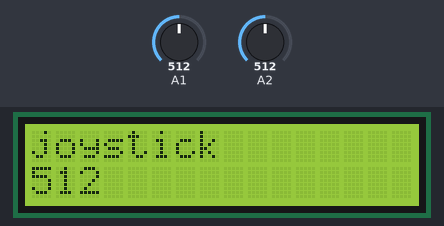
The sketch below on a simulated Arduino Uno, built with avr-gcc and run on an emulated ATmega328P. Parts: 16×2 character LCD. The test bench sets the inputs (shaded band); at power-on: A2 = 512, A1 = 512.

Above: at 1.2 s.
1.3 s: A2 set to 716
At 1.74 s:
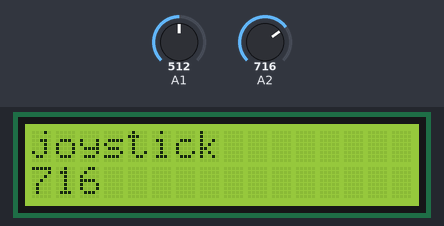
4.0 s: A1 set to 1023
At 4.18 s:
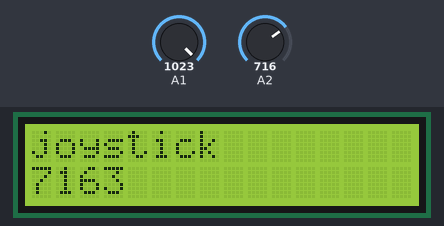
5.5 s: A2 set to 900
At 5.7 s:
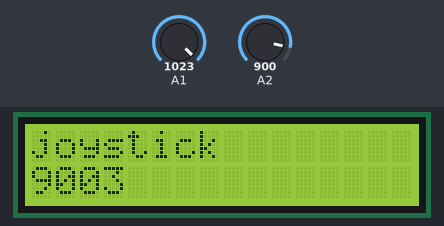
7.0 s: A1 set to 900
At 7.23 s:
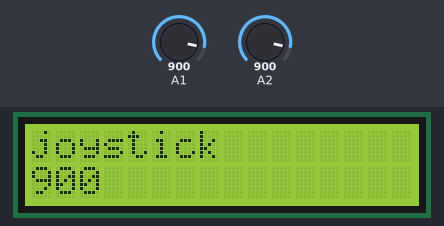
8.5 s: A2 set to 1023
At 8.75 s:
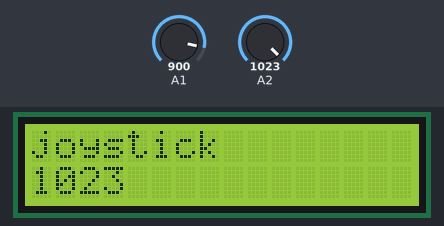

The sketch:

LCDdisplay.ino
```cpp
#include <LiquidCrystal.h>
LiquidCrystal lcd(12, 11, 5, 4, 3, 2);
void setup(){
    // set up the LCD's number of columns and rows:
  lcd.begin(16, 2);
  // initialize the serial communications:
}
void loop()
{
  int a=analogRead(A1);
   int b=analogRead(A2);
 lcd.setCursor(0, 0);
 lcd.print("joystick");
 lcd.setCursor(0,1);
 lcd.print(a);
 lcd.setCursor(0,5);
 lcd.print(b);
 delay(300);
  lcd.clear();

}
```

Measured:
- after the input at 1.3 s, the display: first differs from a run without the input after 0.29 s (image 1)
- after the input at 4.0 s, the display: first differs from a run without the input at once (image 2)
- after the input at 5.5 s, the display: first differs from a run without the input after 0.05 s (image 3)
- after the input at 7.0 s, the display: first differs from a run without the input after 0.08 s (image 4)
- after the input at 8.5 s, the display: first differs from a run without the input after 0.10 s (image 5)
